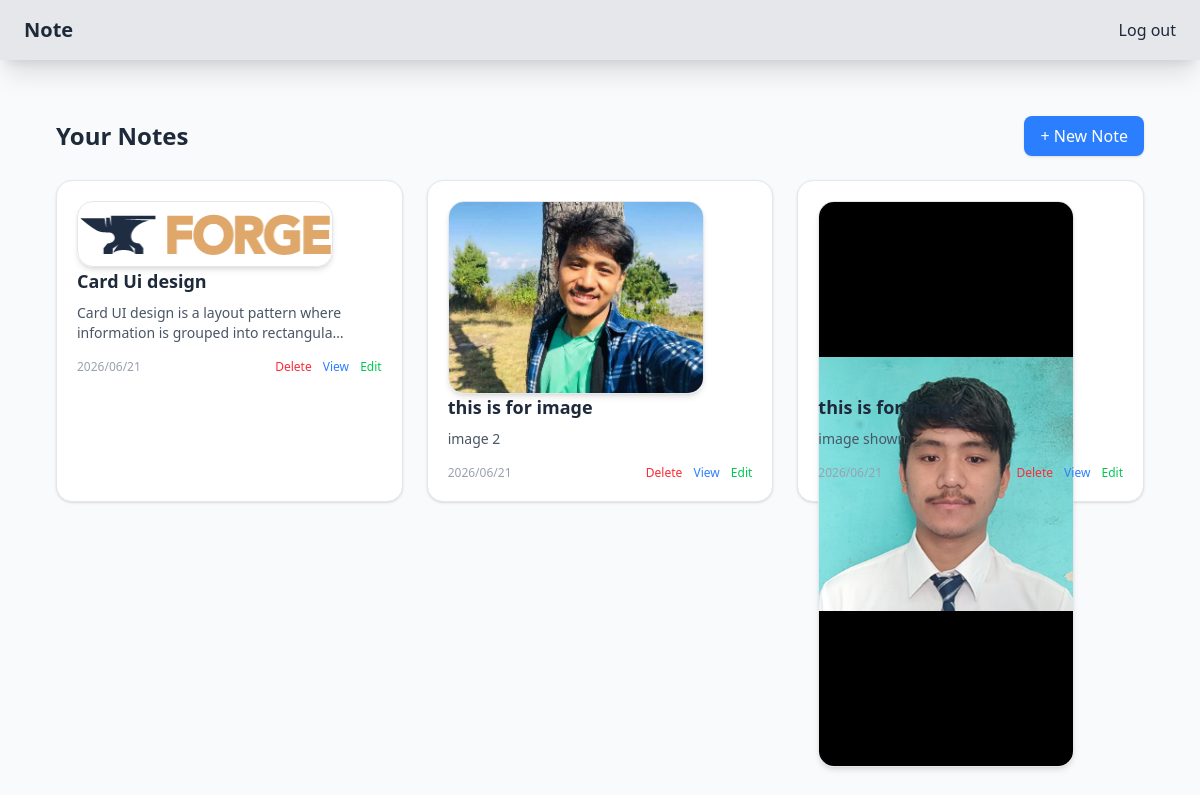
The app's page / (signed in) with its own data.
### note/models.py (models this page shows, shortened)
class Note(models.Model):
    title = models.CharField(max_length=100)
    description = models.TextField()
    created_at = models.DateTimeField(auto_now_add=True)
    image = models.ImageField(upload_to='profiles/', null=True, blank=True)

### note/views.py (the view)
# urls.py: path('', views.notes_list, name="notes_list"),
@login_required(login_url='notes:login_notes')
def notes_list(request):
    notes = Note.objects.all().order_by('-created_at')
    return render(request, 'note/notes_list.html', {'notes':notes})

### note/templates/note/notes_list.html (shortened to what this page needs)
{% extends 'note/base.html' %} {% load static %} {% block content %}
<div class="max-w-6xl mx-auto px-4 py-8">
  <div class="flex justify-between items-center mb-6">
    <h1 class="text-2xl font-bold text-gray-800">Your Notes</h1>
    <a
      href="{% url 'notes:notes_create' %}"
      class="bg-blue-500 hover:bg-blue-600 text-white px-4 py-2 rounded-lg shadow"
    >
      + New Note
    </a>
  </div>
  {% if notes %}
  <div class="grid grid-cols-1 md:grid-cols-2 lg:grid-cols-3 gap-6">
    {% for note in notes %}
    <div
      class="bg-white border border-gray-200 rounded-2xl shadow-sm hover:shadow-lg transition p-5"
    >
      <div class="w-64 max-h-48  ">
        <img
          src="{{ note.image.url }}"
          alt="{{ note.title }}"
          class="rounded-2xl object-cover shadow-md border border-gray-200"
        />
      </div>
      <h2 class="text-lg font-semibold text-gray-800 mb-2">{{ note.title }}</h2>
      <p class="text-gray-600 text-sm mb-4">
        {{ note.description|truncatechars:80 }}
      </p>
      <div class="flex justify-between items-center text-xs text-gray-400">
        <span>{{ note.created_at|date:"Y/m/d" }}</span>
        <div class="space-x-2">
          <a
            href="{% url 'notes:notes_delete' note.id %}"
            class="text-red-500 hover:underline"
          >
            Delete
          </a>
          <a
            href="{% url 'notes:notes_detail' note.id %}"
            class="text-blue-500 hover:underline"
          >
            View
          </a>
          <a
            href="{% url 'notes:notes_edit' note.id %}"
            class="text-green-500 hover:underline"
          >
            Edit
          </a>
        </div>
      </div>
    </div>
    {% endfor %}
  </div>
  {% endif %}
</div>
{% endblock %}

### note/templates/note/base.html (shortened to what this page needs)
<!doctype html>
<html lang="en">
<head>
    {% load static %}
    <link rel="stylesheet" href="{% static 'css/output.css' %}" />
</head>
<body class="bg-gray-50 text-gray-800 min-h-screen flex flex-col">
    {% include 'note/includes/navbar.html' %}
    <main class="flex-1">
        <div class="max-w-6xl mx-auto w-full px-4 py-6">
            {% block content %}{% endblock %}
        </div>
    </main>
</body>
</html>

### note/templates/note/includes/navbar.html
{% load static %}
<header class="py-2 px-3 bg-gray-200 shadow-xl">
    <nav class="flex justify-between items-center py-2 px-3 " >
        <span class="text-xl font-bold">Note</span>
        <button><a href="{% url 'notes:logout_views' %}">Log out</a></button>
    </nav>
</header>

### records on screen
Note: image (picture), title "Card Ui design", description "Card UI design is a layout pattern where information is grouped into rectangula…", created_at "2026/06/21"
Note: image (picture), title "this is for image", description "image 2", created_at "2026/06/21"
Note: image (picture), title "this is for image", description "image shown", created_at "2026/06/21"
